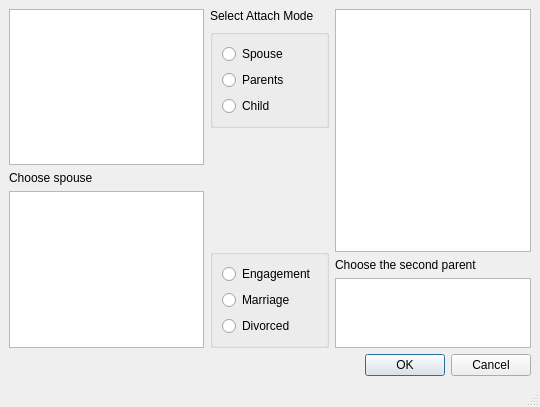
<?xml version="1.0" encoding="UTF-8"?>
<ui version="4.0">
 <class>MainWindow</class>
 <widget class="QMainWindow" name="MainWindow">
  <property name="geometry">
   <rect>
    <x>0</x>
    <y>0</y>
    <width>540</width>
    <height>407</height>
   </rect>
  </property>
  <property name="windowTitle">
   <string>MainWindow</string>
  </property>
  <widget class="QWidget" name="centralwidget">
   <layout class="QVBoxLayout" name="verticalLayout_5">
    <item>
     <layout class="QHBoxLayout" name="horizontalLayout">
      <item>
       <layout class="QVBoxLayout" name="verticalLayout_2">
        <item>
         <widget class="QListWidget" name="primarylist"/>
        </item>
        <item>
         <widget class="QLabel" name="spouselabel">
          <property name="text">
           <string>Choose spouse</string>
          </property>
         </widget>
        </item>
        <item>
         <widget class="QListWidget" name="spouselist">
          <property name="maximumSize">
           <size>
            <width>16777215</width>
            <height>16777215</height>
           </size>
          </property>
         </widget>
        </item>
       </layout>
      </item>
      <item>
       <layout class="QVBoxLayout" name="verticalLayout">
        <item>
         <widget class="QLabel" name="label">
          <property name="text">
           <string>Select Attach Mode</string>
          </property>
         </widget>
        </item>
        <item>
         <widget class="QGroupBox" name="verticalGroupBox_5">
          <layout class="QVBoxLayout" name="verticalLayout_3">
           <item>
            <widget class="QRadioButton" name="radioSpouse">
             <property name="text">
              <string>Spouse</string>
             </property>
            </widget>
           </item>
           <item>
            <widget class="QRadioButton" name="radioParents">
             <property name="text">
              <string>Parents</string>
             </property>
            </widget>
           </item>
           <item>
            <widget class="QRadioButton" name="radioChild">
             <property name="text">
              <string>Child</string>
             </property>
            </widget>
           </item>
          </layout>
         </widget>
        </item>
        <item>
         <spacer name="verticalSpacer">
          <property name="orientation">
           <enum>Qt::Vertical</enum>
          </property>
          <property name="sizeHint" stdset="0">
           <size>
            <width>20</width>
            <height>40</height>
           </size>
          </property>
         </spacer>
        </item>
        <item>
         <widget class="QGroupBox" name="relationGroup">
          <layout class="QVBoxLayout" name="relationSet">
           <item>
            <widget class="QRadioButton" name="radioEngaged">
             <property name="text">
              <string>Engagement</string>
             </property>
            </widget>
           </item>
           <item>
            <widget class="QRadioButton" name="radioMarried">
             <property name="text">
              <string>Marriage</string>
             </property>
            </widget>
           </item>
           <item>
            <widget class="QRadioButton" name="radioDivorced">
             <property name="text">
              <string>Divorced</string>
             </property>
            </widget>
           </item>
          </layout>
         </widget>
        </item>
       </layout>
      </item>
      <item>
       <layout class="QVBoxLayout" name="verticalLayout_4">
        <item>
         <widget class="QListWidget" name="secondarylist"/>
        </item>
        <item>
         <widget class="QLabel" name="parentlabel">
          <property name="text">
           <string>Choose the second parent</string>
          </property>
         </widget>
        </item>
        <item>
         <widget class="QListWidget" name="secondparentlist">
          <property name="maximumSize">
           <size>
            <width>16777215</width>
            <height>70</height>
           </size>
          </property>
         </widget>
        </item>
       </layout>
      </item>
     </layout>
    </item>
    <item>
     <widget class="QDialogButtonBox" name="buttonBox">
      <property name="standardButtons">
       <set>QDialogButtonBox::Cancel|QDialogButtonBox::Ok</set>
      </property>
     </widget>
    </item>
   </layout>
  </widget>
  <widget class="QMenuBar" name="menubar">
   <property name="geometry">
    <rect>
     <x>0</x>
     <y>0</y>
     <width>540</width>
     <height>21</height>
    </rect>
   </property>
  </widget>
  <widget class="QStatusBar" name="statusbar"/>
 </widget>
 <resources/>
 <connections/>
</ui>
